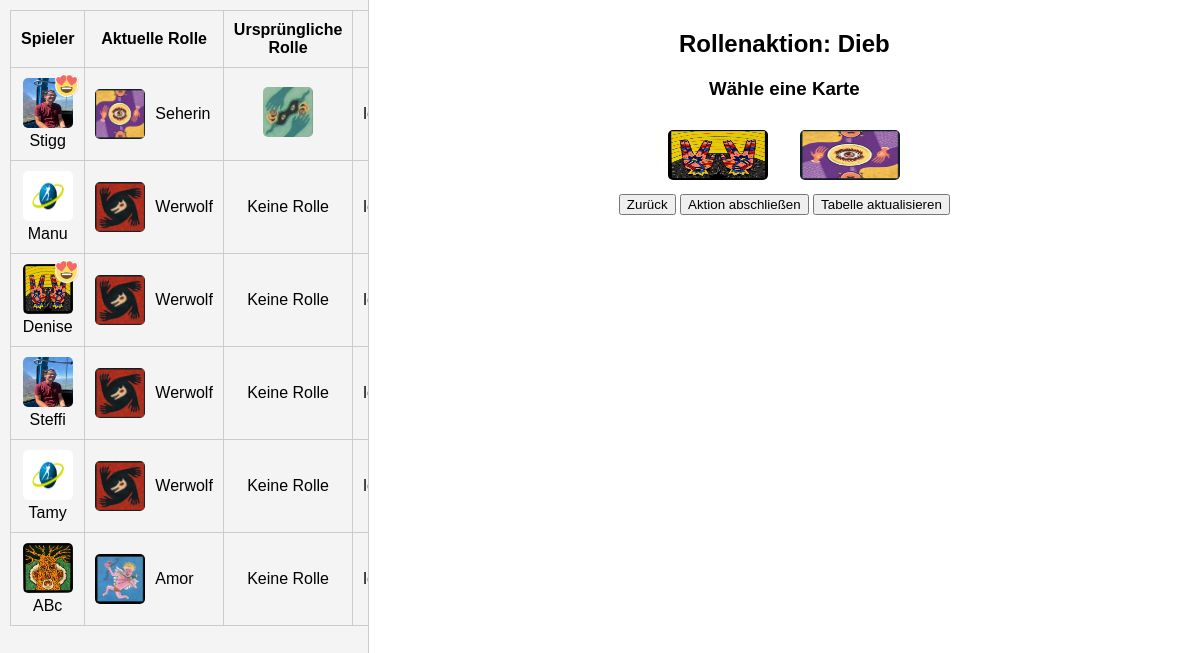
Screenshot of /night1 with the database file from the repository.
### tables this page shows
CREATE TABLE "players" (
	"id"	INTEGER,
	"name"	TEXT NOT NULL UNIQUE,
	"image"	TEXT,
	"role"	TEXT,
	"status"	TEXT, in_love BOOLEAN DEFAULT FALSE,
	PRIMARY KEY("id" AUTOINCREMENT)
);

### app.py (the view)
@app.route('/night1')
def night1():
    players = get_players_with_roles()
    with get_db_connection() as conn:
        thief_player = conn.execute("""
            SELECT id FROM players WHERE role = 'Dieb' LIMIT 1
        """).fetchone()
        thief_player_id = thief_player["id"] if thief_player else None
    return render_template('night1.html', players=players, thief_player_id=thief_player_id or 'null')

### app.py (called while the page is built)
def get_db_connection():
    conn = sqlite3.connect("players.db")
    conn.row_factory = sqlite3.Row  # Ermöglicht den Zugriff auf Spaltennamen
    return conn

### templates/night1.html (shortened to what this page needs)
<!DOCTYPE html>
<html lang="en">
<head>
</head>
<body>
    <div class="left-panel">
        <table id="playersTable">
            <thead>
                <tr>
                    <th>Spieler</th>
                    <th>Aktuelle Rolle</th>
                    <th>Ursprüngliche Rolle</th>
                    <th>Status</th>
                </tr>
            </thead>
            <tbody>
                {% for player in players %}
                <tr>
                    <td>
                        <div style="position: relative; display: inline-block;">
                            <img src="{{ player.image }}" alt="{{ player.name }}" width="150">
                            <span>{{ player.name }}</span>
                            {% if player.in_love %}
                            <img src="/static/icons/inlove.png" alt="In Love" style="position: absolute; top: -5px; right: -5px; width: 25px; height: 25px;">
                            {% endif %}
                        </div>
                    </td>
                    <td>
                        <div>
                            <img src="/static/rollen/{{ player.current_role | lower | replace(' ', '_') }}.png"
                                 alt="{{ player.current_role }}" width="50">
                            <span>{{ player.current_role or 'Keine Rolle' }}</span>
                        </div>
                    </td>
                    <td>
                        {% if player.original_role_image %}
                        <img src="{{ player.original_role_image }}" alt="{{ player.original_role }}" width="50">
                        {% else %}
                        Keine Rolle
                        {% endif %}
                    </td>
                    <td>{{ player.status }}</td>
                </tr>
                {% endfor %}
            </tbody>
        </table>
    </div>
    <div class="right-panel">
        <div id="interactivePhase" class="interactive-phase">
            <h2 id="roleTitle">Rollenaktion</h2>
            <div id="roleContent">
            </div>
            <div>
                <button onclick="previousAction()">Zurück</button>
                <button onclick="completeAction()">Aktion abschließen</button>
                <button onclick="updatePlayerTable()">Tabelle aktualisieren</button>
            </div>
        </div>
    </div>
</body>
</html>

### templates/night1.html (style rules this page uses)
body { font-family: Arial, sans-serif; margin: 0; display: flex; }
.left-panel, .right-panel { height: 100vh; overflow-y: auto; }
.left-panel { width: 30%; background-color: #f4f4f4; border-right: 1px solid #ccc; padding: 10px; }
.right-panel { width: 70%; padding: 10px; }
table { width: 100%; border-collapse: collapse; }
th, td { border: 1px solid #ccc; padding: 10px; text-align: center; }
th { background-color: #f4f4f4; }
img { width: 50px; height: 50px; border-radius: 5px; }
.interactive-phase { display: none; text-align: center; margin-top: 20px; }
.interactive-phase.active { display: block; }
td div { display: flex; align-items: center; gap: 10px; }
td div img { border-radius: 5px; }

### rows the page displays
players: image (picture), name "Stigg", in_love True (drawn), shows a picture, role "Seherin"
players: image (picture), name "Manu", role "Werwolf", shows "Keine Rolle"
players: image (picture), name "Denise", in_love True (drawn), role "Werwolf", shows "Keine Rolle"
players: image (picture), name "Steffi", role "Werwolf", shows "Keine Rolle"
players: image (picture), name "Tamy", role "Werwolf", shows "Keine Rolle"
players: image (picture), name "ABc", shows a picture, role "Amor", shows "Keine Rolle"
